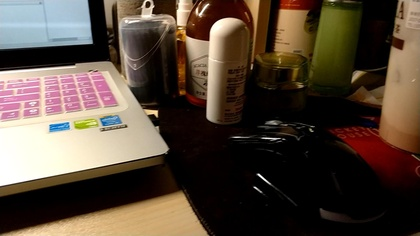
%> input picture videoShort_1_10_0.jpg, 420 x 236 px, shrunk from 1920 x 1080 before the run
$ octave FASTtest.m   (GNU Octave 9; MATLAB toolbox functions it lacks are replaced by stand-ins)
%> lines starting %> are read from the running program, lines starting %| are printed output that depends on the picture; in (x1, y1, x2, y2) boxes, pixels count from 0 and x2, y2 are one past the last pixel; in counts of white or black regions, pixels touching at a corner belong together; the program's own positions count from 1
%> further down, img is the input picture: size 236x420x3 uint8; mean R, G, B 86.3, 71.7, 59.1
### FAST.m
function [ x,y ] = FAST( img,k,bool )
%> called with k = 100, bool = false
%Find corner point detection using FAST-9 algorithm, threshold is 50
%  I为输入图像
threshold=50;  %阈值
nth = 9; %FAST-9
pic = img;
[H W D]=size(pic);
%> H = 236; W = 420; D = 3
if D==3
    pic=rgb2gray(pic);
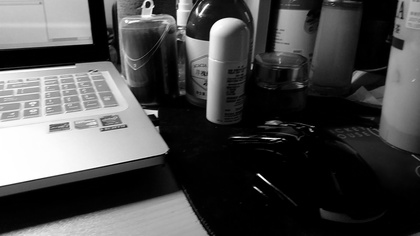
%> pic: size 236x420 uint8; min 0, max 255, mean 74.6
end

%%
S = [-3,0;-3,1;-2,2;-1,3;0,3;1,3;2,2;3,1;3,0;3,-1;2,-2;1,-3;0,-3;-1,-3;-2,-2;-3,-1]+[4,4]; %16个点的相对位置
figure(3);imshow(img);title('FAST角点检测');hold on;
pic = double(pic);
%> pic: size 236x420 double
tic;
s = zeros(H,W);
for px=4:H-3
    for py=4:W-3%若I1、I9与中心I0的差均小于阈值，则不是候选点
        delta(1) = abs(pic(px-3,py)-pic(px,py))<threshold;
        delta(2) = abs(pic(px+3,py)-pic(px,py))<threshold;
        delta(3) = abs(pic(px,py+3)-pic(px,py))<threshold;
        delta(4) = abs(pic(px,py-3)-pic(px,py))<threshold;
        if sum(delta) <3
            IS =[];
            block=pic(px-3:px+3,py-3:py+3);
            for i = 1:16
                IS = [IS,block(S(i,1),S(i,2))];  %圆周上16个点依次的亮度 Intensity set
            end
            d = IS - pic(px,py);
            lv = d>threshold;
            if nConti(lv,nth) == 1
                s(px,py) = sum(lv.*d);
            else
                lv = -d>threshold;
                if nConti(lv,nth)==1
                    s(px,py) = -sum(lv.*(d));
                end
            end
        end
    end
end
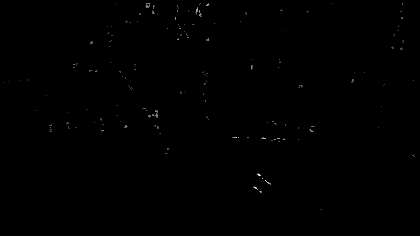
%> s: size 236x420 double; min 0, max 3707, mean 6.3; drawn with min black and max white
%> after the loop, IS = [24 30 24 5 25 50 3 44 120 144 145 160 154 143 30 17]; block = [28 6 17 24 30 17 5; 83 30 7 23 43 24 4; 143 91 11 14 31 24 5; 154 122 50 9 16 11 25; 160 132 62 6 6 22 50; 155 145 105 47 7 3 19; 150 153 144 120 44 5 4]; d = [15 21 15 -4 16 41 -6 35 111 135 136 151 145 134 21 8]; delta = [true false true true]; lv = [false false false false false false false false false false false false false false false false]


%% Non Maximal Suppression 非极大值抑制 5x5
[x,y] = find(s~=0);
%> x = 488 values from 4 to 210; y = 488 values from 4 to 415

for m = 1:length(x)
    area = s(x(m)-2:x(m)+2,y(m)-2:y(m)+2);
    if s(x(m),y(m)) ~= 0
        if length(find(area)) ~= 1
            mask = zeros(5,5);
            [mx,my] = find(area == max(max(area)));
            mask(mx(1),my(1)) = 1;
            s(x(m)-2:x(m)+2,y(m)-2:y(m)+2) = mask.*area;
        end
    end

end
%> this loop made 488 passes
%> (mx, my) on passes 4, 8, 9, 19, 25, 29, 30, 33, 34, 38, 40, 42: (3, 3), (3, 4), (1, 4), (3, 4), (3, 3), (3, 3), (3, 3), (3, 4), (4, 3), (3, 4), (3, 4), (4, 4)
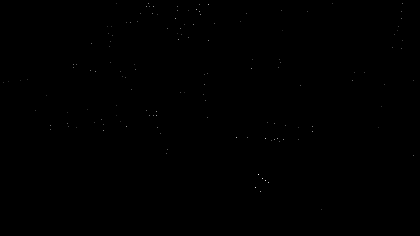
%> s: size 236x420 double; 0.35% of pixels changed, all inside (x1, y1, x2, y2) = (27, 3, 415, 210); drawn with min black and max white
%> after the loop, mask = [0 0 0 0 0; 0 0 0 0 0; 0 0 0 1 0; 0 0 0 0 0; 0 0 0 0 0]; mx = 3; my = 4


%% select Strongest point 选择最强点
if bool == true
[m,n] = size(s);
[val,index] = sort(s(:),'descend');
b=zeros(m*n,1);
b(index(1:k))=val(1:k);
s = reshape(b,[m,n]);
end

%%
[y,x] = find(s~=0);  %最终特征点的坐标
%> y = 138 values from 4 to 210; x = 138 values from 4 to 414

for n = 1:length(x)
    plot(x(n),y(n),'g+'); hold on;
end
%> this loop made 138 passes
hold off;

toc;
%%

end

### FASTtest.m
clear all;
% close all;
%%
% img = imread('pittsburgh.png');
img = imread('videoShort_1_10_0.jpg');
% img = imread('cameraman.tif');
[x,y] = FAST(img,100,false);
%> x = 138 values from 4 to 414; y = 138 values, max 210 at index 120, min 4 at index 31, mean 78.08
title('no selection');
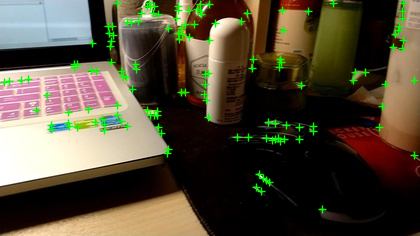
%> figure redrawn from the program's plot data; its title reads 'no selection'

$ run again, with noSelection.png saved as videoShort_1_10_0.jpg
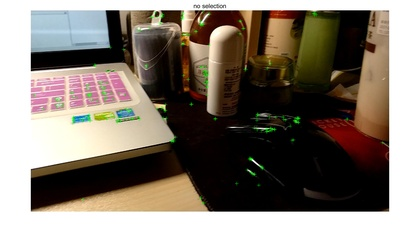
%> input picture noSelection.png, 420 x 239 px, shrunk from 1500 x 855 before the run
%> img is the input picture: size 239x420x3 uint8; mean R, G, B 133, 123.8, 113.6
%> after the loop in FAST, `for px=4:H-3`: IS = [32 210 253 254 254 255 255 255 254 255 250 251 138 50 53 23]; block = [7 12 23 32 210 254 254; 33 53 70 64 219 253 253; 50 49 57 54 217 253 254; 138 139 146 140 230 253 254; 251 254 254 254 254 255 255; 254 250 248 254 253 255 254; 255 254 255 254 255 252 255]; d = [-108 70 113 114 114 115 115 115 114 115 110 111 -2 -90 -87 -117]; delta = [true true true true]; lv = [false true true true true true true true true true true true false false false false]
%> in FAST, `[x,y] = find(s~=0);`: x = 619 values from 5 to 212; y = 619 values from 32 to 389
%> the loop in FAST, `for m = 1:length(x)` made 619 passes
%> (mx, my) on passes 1, 2, 4, 6, 9, 13, 16, 18: (3, 3), (5, 3), (3, 3), (5, 3), (3, 5), (3, 3), (4, 3), (5, 3)
%> after the loop in FAST, `for m = 1:length(x)`:
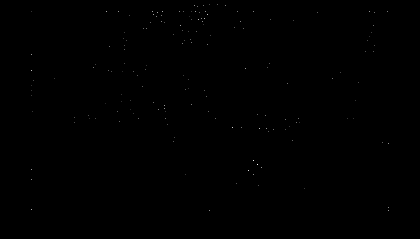
%> s: size 239x420 double; min 0, max 3520, mean 2.3; drawn with min black and max white
%> after the loop in FAST, `for m = 1:length(x)`: mask = [0 0 0 0 0; 0 0 0 0 0; 0 0 0 0 0; 0 0 1 0 0; 0 0 0 0 0]; mx = 4; my = 3
%> in FAST, `[y,x] = find(s~=0);`: y = 163 values from 5 to 211; x = 163 values from 32 to 389
%> `[x,y] = FAST(img,100,false);`: y = 163 values, max 211 at index 104, min 5 at index 103, mean 76.2
%> `title('no selection');`:
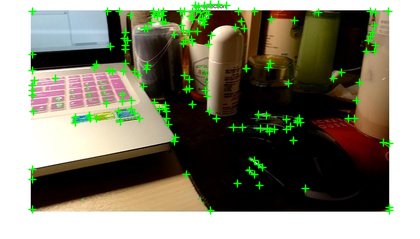
%> figure redrawn from the program's plot data; its title reads 'no selection'
